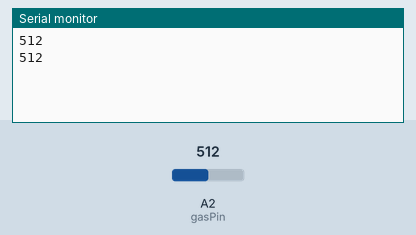
This sketch was run on a simulated Arduino Uno, built with avr-gcc and run on an emulated ATmega328P. Parts: the last lines printed to the serial monitor. Inputs (shaded band) come from the test bench; at power-on: A2 (gasPin) = 512.

Above: at 1.8 s.
1.9 s: A2 (gasPin) set to 716
At 2.8 s:
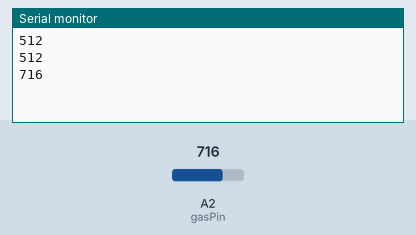
3.4 s: A2 (gasPin) set to 900
At 4.3 s:
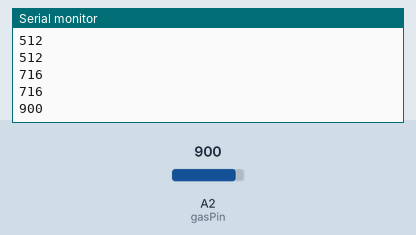
Timing chart, 0 to 6.4 s (numbered marks = the images above; inputs shaded):
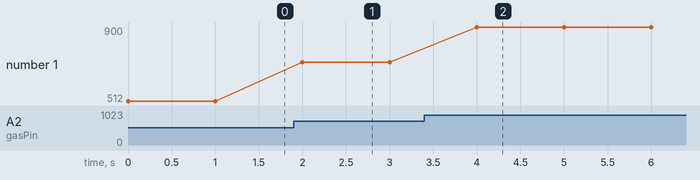

The sketch:

GAS.ino
```cpp
/* Testing MQ-2 GAS sensor with serial monitor
   Suitable for detecting of LPG, i-butane, propane, methane ,alcohol, Hydrogen or smoke
   More info: http://www.ardumotive.com/how-to-use-mq2-gas-sensor-en.html
   Dev: Michalis Vasilakis // Date: 11/6/2015 // www.ardumotive.com                     */

const int gasPin = A2; //GAS sensor output pin to Arduino analog A0 pin


void setup()
{
  Serial.begin(9600); //Initialize serial port - 9600 bps
}

void loop()
{
  Serial.println(analogRead(gasPin));
  delay(1000); // Print value every 1 sec.
}
```

Measured:
- after the input at 1.9 s, the serial monitor: prints a new line after 0.10 s (image 1)
- after the input at 3.4 s, the serial monitor: prints a new line after 0.60 s (image 2)
- plotted number 1: 512 → 716 after the input at 1.9 s, 716 → 900 after the input at 3.4 s
